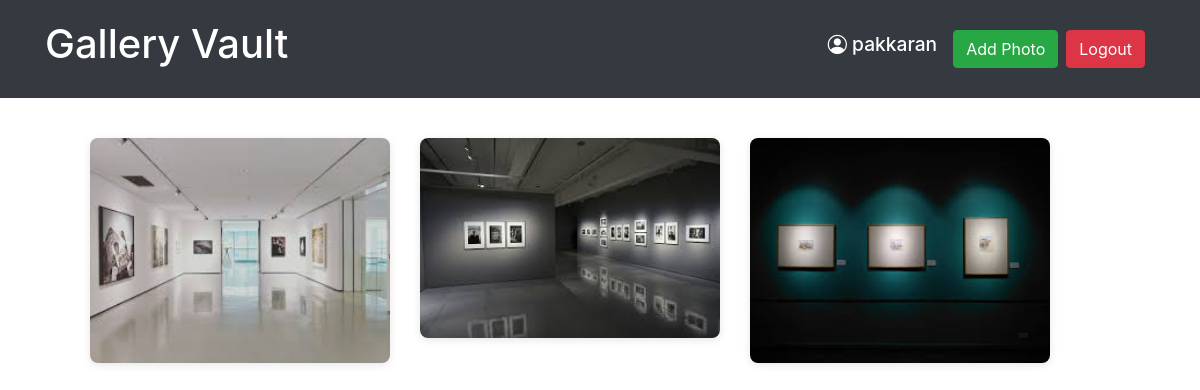
The app's page / (signed in), older data.
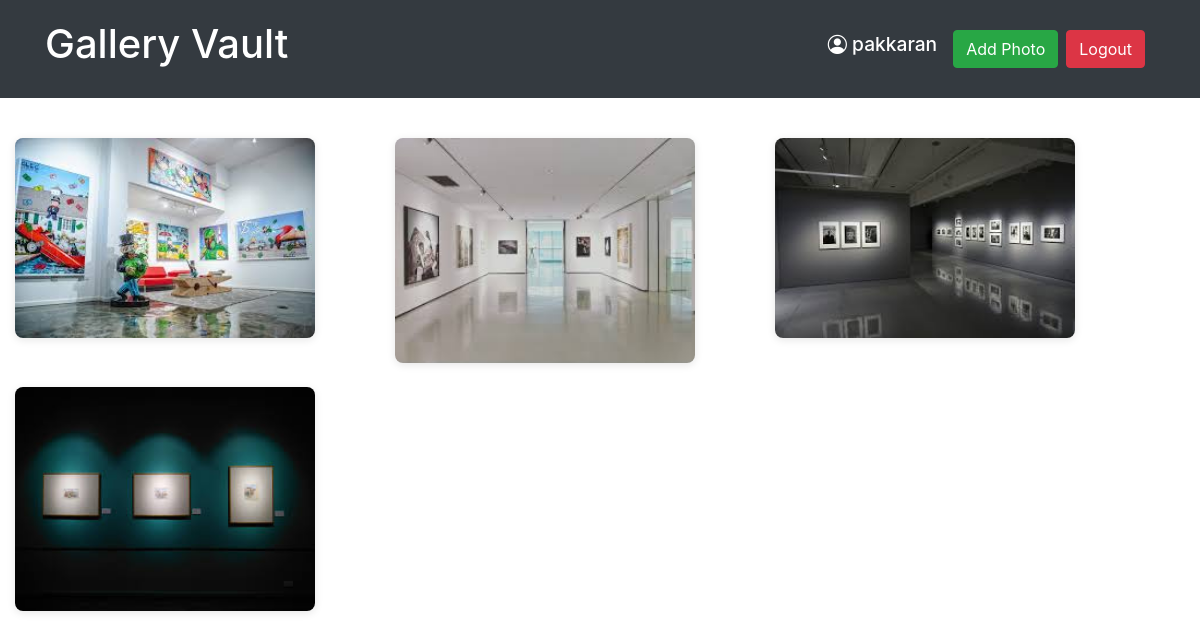
The same page, newer data.
### mainapp/models.py (models this page shows)
class Gallery(models.Model):
    feedimage=models.ImageField(upload_to='images/')
    User = models.ForeignKey(User, on_delete=models.CASCADE)

### mainapp/views.py (the view)
# urls.py: path('',views.index,name="index"),
def index(request):
    if request.user.is_authenticated:
        feeds = Gallery.objects.filter(User=request.user).order_by('-id')
        return render(request, "index.html", {"feeds": feeds})
    return redirect("signin")

### templates/index.html (shortened to what this page needs)
<!DOCTYPE html>
<html lang="en">
<head>
    <link href="https://maxcdn.bootstrapcdn.com/bootstrap/4.5.2/css/bootstrap.min.css" rel="stylesheet">
    <link href="https://cdnjs.cloudflare.com/ajax/libs/bootstrap-icons/1.8.1/font/bootstrap-icons.min.css" rel="stylesheet">
</head>
<body>
    <header class="main-header mb-4">
        <div class="container d-flex justify-content-between align-items-center">
            <h1 class="header-title">Gallery Vault</h1>
            <div class="user-actions d-flex align-items-center">
                <h3 class="mr-3"><i class="bi bi-person-circle"></i> {{ user.username }}</h3>
                <a href="{% url 'post' %}" class="btn btn-success mr-2">Add Photo</a>
                <a href="{% url 'logoutuser' %}" class="btn btn-danger">Logout</a>
            </div>
        </div>
    </header>
    <main class="gallery-container container">
        <div class="row">
            {% for feed in feeds %}
            <div class="col-md-4 mb-4">
                <div class="image-card" srt>
                    <a href="{% url 'view_image' feed.pk %}">
                        <img src="{{ feed.feedimage.url }}" alt="User Image" class="img-fluid">
                    </a>
                </div>
            </div>
            {% endfor %}
        </div>
    </main>
</body>
</html>

### templates/index.html (style rules this page uses)
.main-header { background-color: #343a40; color: white; padding: 20px 0; text-align: center; }
.header-title { margin-bottom: 10px; }
.user-actions h3 { display: inline-block; margin-right: 20px; font-size: 1.2rem; }
.user-actions .btn { margin-right: 10px; }
.gallery-container { display: flex; flex-wrap: wrap; justify-content: center; gap: 20px; margin: 40px 0; }
.image-card { width: 300px; border-radius: 8px; overflow: hidden; box-shadow: 0 2px 8px rgba(0, 0, 0, 0.1); transition: transform 0.3s; object-fit: fill; }
.image-card img { width: 100%; height: auto; display: block; }
.img-fluid { width: 300px; height: 250px; }

Row changes from the older to the newer data that the page shows:
added Gallery: feedimage (picture)
